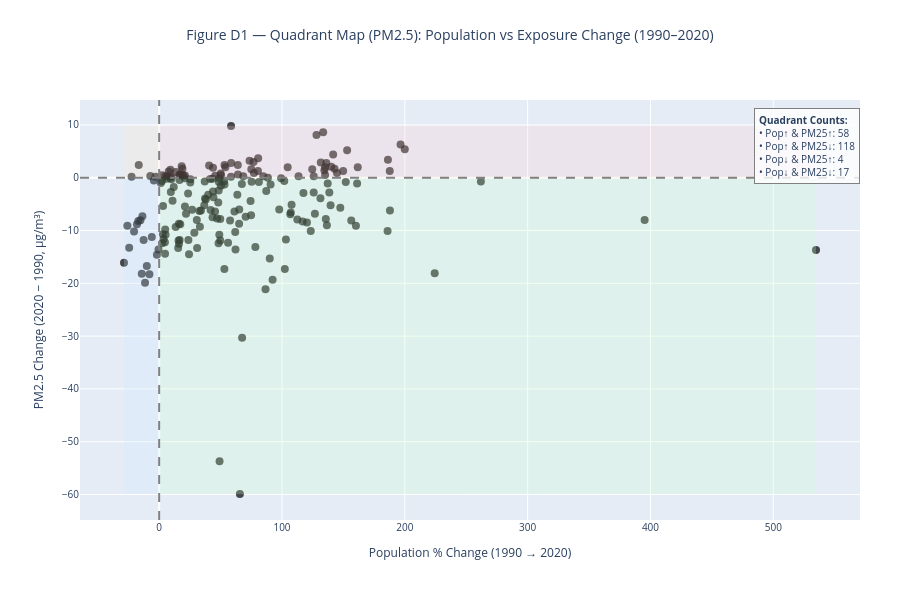

Notebook source saved alongside this figure:
### Code cell
fig_d1 = make_quadrant_figure(
    act4_data,
    y_col="ΔPM25",
    title_text="Figure D1 — Quadrant Map (PM2.5): Population vs Exposure Change (1990–2020)",
    y_axis_title="PM2.5 Change (2020 − 1990, µg/m³)",
    hover_unit_fmt=".1f",
)
fig_d1

### Figure 1 — Plotly figure (JSON) as saved in the notebook; plotly's stock layout.template omitted (floating-point values rounded to 4 significant figures; data arrays with more than 128 entries replaced by an {"elided": "..."} marker saying what was removed)
{"data": [{"hovertemplate": "%{text}<br>Pop %Δ: %{x:.1f}%<br>PM25 Δ: %{y:.1f}<extra></extra>", "marker": {"color": "rgba(0,0,0,0.7)", "size": 8}, "mode": "markers", "text": {"elided": "197 str values"}, "type": "scatter", "x": {"elided": "197 float values"}, "y": {"elided": "197 float values"}}], "layout": {"annotations": [{"align": "left", "bgcolor": "rgba(255,255,255,0.8)", "bordercolor": "gray", "borderpad": 4, "borderwidth": 1, "font": {"size": 10}, "showarrow": false, "text": "<b>Quadrant Counts:</b><br>• Pop↑ & PM25↑: 58<br>• Pop↑ & PM25↓: 118<br>• Pop↓ & PM25↑: 4<br>• Pop↓ & PM25↓: 17", "x": 1, "xref": "paper", "y": 0.98, "yref": "paper"}], "height": 600, "margin": {"b": 80, "l": 80, "r": 40, "t": 100}, "shapes": [{"fillcolor": "#ffcccc", "line": {"width": 0}, "opacity": 0.25, "type": "rect", "x0": 0, "x1": 534.8, "y0": 0, "y1": 9.8}, {"fillcolor": "#ccffcc", "line": {"width": 0}, "opacity": 0.25, "type": "rect", "x0": 0, "x1": 534.8, "y0": -59.9, "y1": 0}, {"fillcolor": "#cce5ff", "line": {"width": 0}, "opacity": 0.25, "type": "rect", "x0": -28.64, "x1": 0, "y0": -59.9, "y1": 0}, {"fillcolor": "#ffe5cc", "line": {"width": 0}, "opacity": 0.25, "type": "rect", "x0": -28.64, "x1": 0, "y0": 0, "y1": 9.8}, {"line": {"color": "gray", "dash": "dash"}, "type": "line", "x0": 0, "x1": 1, "xref": "x domain", "y0": 0, "y1": 0, "yref": "y"}, {"line": {"color": "gray", "dash": "dash"}, "type": "line", "x0": 0, "x1": 0, "xref": "x", "y0": 0, "y1": 1, "yref": "y domain"}], "title": {"font": {"size": 14}, "text": "Figure D1 — Quadrant Map (PM2.5): Population vs Exposure Change (1990–2020)", "x": 0.5, "xanchor": "center", "y": 0.95, "yanchor": "top"}, "xaxis": {"tickfont": {"size": 10}, "title": {"font": {"size": 12}, "text": "Population % Change (1990 → 2020)"}}, "yaxis": {"tickfont": {"size": 10}, "title": {"font": {"size": 12}, "text": "PM2.5 Change (2020 − 1990, µg/m³)"}}}}
